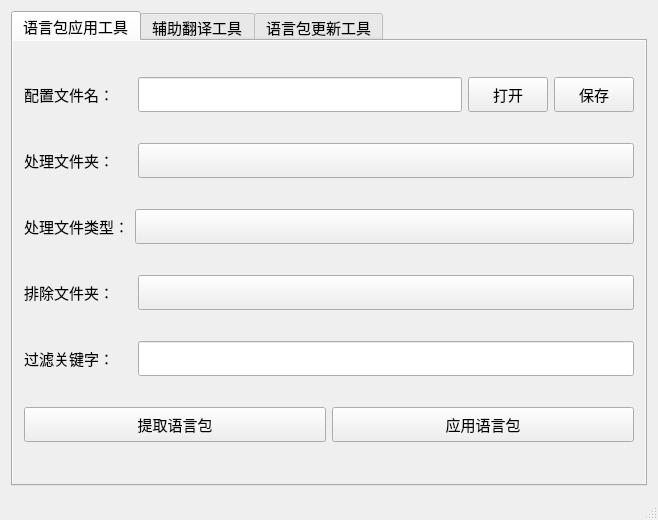
<?xml version="1.0" encoding="UTF-8"?>
<ui version="4.0">
 <class>LanguagePackToolClass</class>
 <widget class="QMainWindow" name="LanguagePackToolClass">
  <property name="geometry">
   <rect>
    <x>0</x>
    <y>0</y>
    <width>658</width>
    <height>520</height>
   </rect>
  </property>
  <property name="minimumSize">
   <size>
    <width>568</width>
    <height>445</height>
   </size>
  </property>
  <property name="font">
   <font>
    <family>Consolas</family>
    <pointsize>11</pointsize>
   </font>
  </property>
  <property name="windowTitle">
   <string>语言包工具</string>
  </property>
  <widget class="QWidget" name="centralWidget">
   <property name="sizePolicy">
    <sizepolicy hsizetype="Expanding" vsizetype="Expanding">
     <horstretch>0</horstretch>
     <verstretch>0</verstretch>
    </sizepolicy>
   </property>
   <property name="autoFillBackground">
    <bool>true</bool>
   </property>
   <layout class="QHBoxLayout" name="horizontalLayout_14">
    <item>
     <widget class="QTabWidget" name="tabWidget">
      <property name="sizePolicy">
       <sizepolicy hsizetype="Expanding" vsizetype="Expanding">
        <horstretch>0</horstretch>
        <verstretch>0</verstretch>
       </sizepolicy>
      </property>
      <property name="autoFillBackground">
       <bool>true</bool>
      </property>
      <property name="currentIndex">
       <number>0</number>
      </property>
      <widget class="QWidget" name="tab">
       <property name="sizePolicy">
        <sizepolicy hsizetype="Ignored" vsizetype="Expanding">
         <horstretch>0</horstretch>
         <verstretch>0</verstretch>
        </sizepolicy>
       </property>
       <property name="autoFillBackground">
        <bool>true</bool>
       </property>
       <attribute name="title">
        <string>语言包应用工具</string>
       </attribute>
       <layout class="QHBoxLayout" name="horizontalLayout_16">
        <item>
         <layout class="QVBoxLayout" name="verticalLayout">
          <property name="sizeConstraint">
           <enum>QLayout::SetDefaultConstraint</enum>
          </property>
          <item>
           <layout class="QHBoxLayout" name="horizontalLayout_5">
            <item>
             <widget class="QLabel" name="label">
              <property name="maximumSize">
               <size>
                <width>16777215</width>
                <height>35</height>
               </size>
              </property>
              <property name="text">
               <string>配置文件名：  </string>
              </property>
             </widget>
            </item>
            <item>
             <widget class="QLineEdit" name="lineEdit_ConfigPath">
              <property name="sizePolicy">
               <sizepolicy hsizetype="Expanding" vsizetype="Expanding">
                <horstretch>0</horstretch>
                <verstretch>0</verstretch>
               </sizepolicy>
              </property>
              <property name="maximumSize">
               <size>
                <width>16777215</width>
                <height>35</height>
               </size>
              </property>
              <property name="dragEnabled">
               <bool>false</bool>
              </property>
              <property name="readOnly">
               <bool>false</bool>
              </property>
             </widget>
            </item>
            <item>
             <widget class="QPushButton" name="btn_OpenConfig">
              <property name="sizePolicy">
               <sizepolicy hsizetype="Minimum" vsizetype="Expanding">
                <horstretch>0</horstretch>
                <verstretch>0</verstretch>
               </sizepolicy>
              </property>
              <property name="maximumSize">
               <size>
                <width>16777215</width>
                <height>35</height>
               </size>
              </property>
              <property name="text">
               <string>打开</string>
              </property>
             </widget>
            </item>
            <item>
             <widget class="QPushButton" name="btn_SaveConfig">
              <property name="sizePolicy">
               <sizepolicy hsizetype="Minimum" vsizetype="Expanding">
                <horstretch>0</horstretch>
                <verstretch>0</verstretch>
               </sizepolicy>
              </property>
              <property name="maximumSize">
               <size>
                <width>16777215</width>
                <height>35</height>
               </size>
              </property>
              <property name="text">
               <string>保存</string>
              </property>
             </widget>
            </item>
           </layout>
          </item>
          <item>
           <layout class="QHBoxLayout" name="horizontalLayout_6">
            <item>
             <widget class="QLabel" name="label_2">
              <property name="maximumSize">
               <size>
                <width>16777215</width>
                <height>35</height>
               </size>
              </property>
              <property name="text">
               <string>处理文件夹：  </string>
              </property>
             </widget>
            </item>
            <item>
             <widget class="QPushButton" name="btn_Folder">
              <property name="enabled">
               <bool>true</bool>
              </property>
              <property name="sizePolicy">
               <sizepolicy hsizetype="Expanding" vsizetype="Expanding">
                <horstretch>0</horstretch>
                <verstretch>0</verstretch>
               </sizepolicy>
              </property>
              <property name="maximumSize">
               <size>
                <width>16777215</width>
                <height>35</height>
               </size>
              </property>
              <property name="toolTip">
               <string/>
              </property>
              <property name="text">
               <string/>
              </property>
             </widget>
            </item>
           </layout>
          </item>
          <item>
           <layout class="QHBoxLayout" name="horizontalLayout_9">
            <item>
             <widget class="QLabel" name="label_3">
              <property name="maximumSize">
               <size>
                <width>16777215</width>
                <height>35</height>
               </size>
              </property>
              <property name="text">
               <string>处理文件类型：</string>
              </property>
             </widget>
            </item>
            <item>
             <widget class="QPushButton" name="btn_Type">
              <property name="sizePolicy">
               <sizepolicy hsizetype="Expanding" vsizetype="Expanding">
                <horstretch>0</horstretch>
                <verstretch>0</verstretch>
               </sizepolicy>
              </property>
              <property name="maximumSize">
               <size>
                <width>16777215</width>
                <height>35</height>
               </size>
              </property>
              <property name="text">
               <string/>
              </property>
             </widget>
            </item>
           </layout>
          </item>
          <item>
           <layout class="QHBoxLayout" name="horizontalLayout_10">
            <item>
             <widget class="QLabel" name="label_4">
              <property name="maximumSize">
               <size>
                <width>16777215</width>
                <height>35</height>
               </size>
              </property>
              <property name="text">
               <string>排除文件夹：  </string>
              </property>
             </widget>
            </item>
            <item>
             <widget class="QPushButton" name="btn_Exclude">
              <property name="sizePolicy">
               <sizepolicy hsizetype="Expanding" vsizetype="Expanding">
                <horstretch>0</horstretch>
                <verstretch>0</verstretch>
               </sizepolicy>
              </property>
              <property name="maximumSize">
               <size>
                <width>16777215</width>
                <height>35</height>
               </size>
              </property>
              <property name="text">
               <string/>
              </property>
             </widget>
            </item>
           </layout>
          </item>
          <item>
           <layout class="QHBoxLayout" name="horizontalLayout_8">
            <item>
             <widget class="QLabel" name="label_5">
              <property name="maximumSize">
               <size>
                <width>16777215</width>
                <height>35</height>
               </size>
              </property>
              <property name="text">
               <string>过滤关键字：  </string>
              </property>
             </widget>
            </item>
            <item>
             <widget class="QLineEdit" name="lineEdit_Regx">
              <property name="sizePolicy">
               <sizepolicy hsizetype="Expanding" vsizetype="Expanding">
                <horstretch>0</horstretch>
                <verstretch>0</verstretch>
               </sizepolicy>
              </property>
              <property name="maximumSize">
               <size>
                <width>16777215</width>
                <height>35</height>
               </size>
              </property>
             </widget>
            </item>
           </layout>
          </item>
          <item>
           <layout class="QHBoxLayout" name="horizontalLayout_2">
            <item>
             <widget class="QPushButton" name="btn_ExtractLanguagePack">
              <property name="sizePolicy">
               <sizepolicy hsizetype="Minimum" vsizetype="Expanding">
                <horstretch>0</horstretch>
                <verstretch>0</verstretch>
               </sizepolicy>
              </property>
              <property name="minimumSize">
               <size>
                <width>0</width>
                <height>0</height>
               </size>
              </property>
              <property name="maximumSize">
               <size>
                <width>16777215</width>
                <height>35</height>
               </size>
              </property>
              <property name="text">
               <string>提取语言包</string>
              </property>
             </widget>
            </item>
            <item>
             <widget class="QPushButton" name="btn_ApplyLanguagePack">
              <property name="sizePolicy">
               <sizepolicy hsizetype="Minimum" vsizetype="Expanding">
                <horstretch>0</horstretch>
                <verstretch>0</verstretch>
               </sizepolicy>
              </property>
              <property name="minimumSize">
               <size>
                <width>0</width>
                <height>0</height>
               </size>
              </property>
              <property name="maximumSize">
               <size>
                <width>16777215</width>
                <height>35</height>
               </size>
              </property>
              <property name="text">
               <string>应用语言包</string>
              </property>
             </widget>
            </item>
           </layout>
          </item>
         </layout>
        </item>
       </layout>
      </widget>
      <widget class="QWidget" name="tab_2">
       <property name="sizePolicy">
        <sizepolicy hsizetype="Ignored" vsizetype="Expanding">
         <horstretch>0</horstretch>
         <verstretch>0</verstretch>
        </sizepolicy>
       </property>
       <property name="autoFillBackground">
        <bool>true</bool>
       </property>
       <attribute name="title">
        <string>辅助翻译工具</string>
       </attribute>
       <layout class="QHBoxLayout" name="horizontalLayout_15">
        <item>
         <layout class="QVBoxLayout" name="verticalLayout_2" stretch="1,2,7,3,3,1,1">
          <item>
           <layout class="QHBoxLayout" name="horizontalLayout_3">
            <item>
             <widget class="QPushButton" name="btn_OpenLanguageXml">
              <property name="sizePolicy">
               <sizepolicy hsizetype="Expanding" vsizetype="Expanding">
                <horstretch>0</horstretch>
                <verstretch>0</verstretch>
               </sizepolicy>
              </property>
              <property name="maximumSize">
               <size>
                <width>16777215</width>
                <height>35</height>
               </size>
              </property>
              <property name="text">
               <string>打开语言包</string>
              </property>
             </widget>
            </item>
            <item>
             <spacer name="horizontalSpacer">
              <property name="orientation">
               <enum>Qt::Horizontal</enum>
              </property>
              <property name="sizeHint" stdset="0">
               <size>
                <width>40</width>
                <height>20</height>
               </size>
              </property>
             </spacer>
            </item>
            <item>
             <widget class="QPushButton" name="btn_SaveLanguageXml">
              <property name="sizePolicy">
               <sizepolicy hsizetype="Expanding" vsizetype="Expanding">
                <horstretch>0</horstretch>
                <verstretch>0</verstretch>
               </sizepolicy>
              </property>
              <property name="maximumSize">
               <size>
                <width>16777215</width>
                <height>35</height>
               </size>
              </property>
              <property name="text">
               <string>更新当前语言包</string>
              </property>
             </widget>
            </item>
           </layout>
          </item>
          <item>
           <layout class="QHBoxLayout" name="horizontalLayout">
            <item>
             <widget class="QLabel" name="label_13">
              <property name="maximumSize">
               <size>
                <width>16777215</width>
                <height>20</height>
               </size>
              </property>
              <property name="text">
               <string>文件：</string>
              </property>
             </widget>
            </item>
            <item>
             <widget class="QLabel" name="label_LanguageXml">
              <property name="sizePolicy">
               <sizepolicy hsizetype="Expanding" vsizetype="Expanding">
                <horstretch>0</horstretch>
                <verstretch>0</verstretch>
               </sizepolicy>
              </property>
              <property name="maximumSize">
               <size>
                <width>16777215</width>
                <height>40</height>
               </size>
              </property>
              <property name="text">
               <string/>
              </property>
              <property name="wordWrap">
               <bool>true</bool>
              </property>
             </widget>
            </item>
           </layout>
          </item>
          <item>
           <layout class="QHBoxLayout" name="horizontalLayout_13">
            <item>
             <widget class="QLabel" name="label_14">
              <property name="text">
               <string>环境：</string>
              </property>
             </widget>
            </item>
            <item>
             <widget class="QScrollArea" name="scrollArea">
              <property name="sizeAdjustPolicy">
               <enum>QAbstractScrollArea::AdjustToContents</enum>
              </property>
              <property name="widgetResizable">
               <bool>true</bool>
              </property>
              <widget class="QWidget" name="scrollAreaWidgetContents">
               <property name="geometry">
                <rect>
                 <x>0</x>
                 <y>0</y>
                 <width>559</width>
                 <height>130</height>
                </rect>
               </property>
               <layout class="QHBoxLayout" name="horizontalLayout_7">
                <item>
                 <widget class="QLabel" name="label_Env">
                  <property name="sizePolicy">
                   <sizepolicy hsizetype="Expanding" vsizetype="Expanding">
                    <horstretch>0</horstretch>
                    <verstretch>0</verstretch>
                   </sizepolicy>
                  </property>
                  <property name="text">
                   <string/>
                  </property>
                  <property name="alignment">
                   <set>Qt::AlignLeading|Qt::AlignLeft|Qt::AlignVCenter</set>
                  </property>
                  <property name="wordWrap">
                   <bool>true</bool>
                  </property>
                 </widget>
                </item>
               </layout>
              </widget>
             </widget>
            </item>
           </layout>
          </item>
          <item>
           <layout class="QHBoxLayout" name="horizontalLayout_12">
            <item>
             <widget class="QLabel" name="label_15">
              <property name="sizePolicy">
               <sizepolicy hsizetype="Preferred" vsizetype="Expanding">
                <horstretch>0</horstretch>
                <verstretch>0</verstretch>
               </sizepolicy>
              </property>
              <property name="maximumSize">
               <size>
                <width>16777215</width>
                <height>35</height>
               </size>
              </property>
              <property name="text">
               <string>原文：</string>
              </property>
             </widget>
            </item>
            <item>
             <widget class="QTextEdit" name="textEdit_Chinese">
              <property name="readOnly">
               <bool>true</bool>
              </property>
              <property name="html">
               <string notr="true">&lt;!DOCTYPE HTML PUBLIC &quot;-//W3C//DTD HTML 4.0//EN&quot; &quot;http://www.w3.org/TR/REC-html40/strict.dtd&quot;&gt;
&lt;html&gt;&lt;head&gt;&lt;meta name=&quot;qrichtext&quot; content=&quot;1&quot; /&gt;&lt;style type=&quot;text/css&quot;&gt;
p, li { white-space: pre-wrap; }
&lt;/style&gt;&lt;/head&gt;&lt;body style=&quot; font-family:'Consolas'; font-size:11pt; font-weight:400; font-style:normal;&quot;&gt;
&lt;p style=&quot;-qt-paragraph-type:empty; margin-top:0px; margin-bottom:0px; margin-left:0px; margin-right:0px; -qt-block-indent:0; text-indent:0px;&quot;&gt;&lt;br /&gt;&lt;/p&gt;&lt;/body&gt;&lt;/html&gt;</string>
              </property>
              <property name="acceptRichText">
               <bool>false</bool>
              </property>
              <property name="placeholderText">
               <string/>
              </property>
             </widget>
            </item>
            <item>
             <widget class="QPushButton" name="btn_ChineseSelect">
              <property name="sizePolicy">
               <sizepolicy hsizetype="Fixed" vsizetype="Expanding">
                <horstretch>0</horstretch>
                <verstretch>0</verstretch>
               </sizepolicy>
              </property>
              <property name="maximumSize">
               <size>
                <width>16777215</width>
                <height>35</height>
               </size>
              </property>
              <property name="text">
               <string>打开列表</string>
              </property>
              <property name="autoDefault">
               <bool>true</bool>
              </property>
             </widget>
            </item>
           </layout>
          </item>
          <item>
           <layout class="QHBoxLayout" name="horizontalLayout_11">
            <item>
             <widget class="QLabel" name="label_16">
              <property name="sizePolicy">
               <sizepolicy hsizetype="Preferred" vsizetype="Expanding">
                <horstretch>0</horstretch>
                <verstretch>0</verstretch>
               </sizepolicy>
              </property>
              <property name="maximumSize">
               <size>
                <width>16777215</width>
                <height>35</height>
               </size>
              </property>
              <property name="text">
               <string>译文：</string>
              </property>
             </widget>
            </item>
            <item>
             <widget class="QTextEdit" name="textEdit_Translate">
              <property name="statusTip">
               <string/>
              </property>
              <property name="html">
               <string>&lt;!DOCTYPE HTML PUBLIC &quot;-//W3C//DTD HTML 4.0//EN&quot; &quot;http://www.w3.org/TR/REC-html40/strict.dtd&quot;&gt;
&lt;html&gt;&lt;head&gt;&lt;meta name=&quot;qrichtext&quot; content=&quot;1&quot; /&gt;&lt;style type=&quot;text/css&quot;&gt;
p, li { white-space: pre-wrap; }
&lt;/style&gt;&lt;/head&gt;&lt;body style=&quot; font-family:'Consolas'; font-size:11pt; font-weight:400; font-style:normal;&quot;&gt;
&lt;p style=&quot;-qt-paragraph-type:empty; margin-top:0px; margin-bottom:0px; margin-left:0px; margin-right:0px; -qt-block-indent:0; text-indent:0px;&quot;&gt;&lt;br /&gt;&lt;/p&gt;&lt;/body&gt;&lt;/html&gt;</string>
              </property>
              <property name="acceptRichText">
               <bool>false</bool>
              </property>
              <property name="placeholderText">
               <string/>
              </property>
             </widget>
            </item>
           </layout>
          </item>
          <item>
           <widget class="QLabel" name="label_RecordHit">
            <property name="sizePolicy">
             <sizepolicy hsizetype="Preferred" vsizetype="Expanding">
              <horstretch>0</horstretch>
              <verstretch>0</verstretch>
             </sizepolicy>
            </property>
            <property name="maximumSize">
             <size>
              <width>16777215</width>
              <height>20</height>
             </size>
            </property>
            <property name="text">
             <string/>
            </property>
           </widget>
          </item>
          <item>
           <layout class="QHBoxLayout" name="horizontalLayout_4">
            <item>
             <widget class="QPushButton" name="btn_Last">
              <property name="sizePolicy">
               <sizepolicy hsizetype="Expanding" vsizetype="Expanding">
                <horstretch>0</horstretch>
                <verstretch>0</verstretch>
               </sizepolicy>
              </property>
              <property name="maximumSize">
               <size>
                <width>16777215</width>
                <height>35</height>
               </size>
              </property>
              <property name="text">
               <string>上一处</string>
              </property>
             </widget>
            </item>
            <item>
             <widget class="QPushButton" name="btn_Next">
              <property name="sizePolicy">
               <sizepolicy hsizetype="Expanding" vsizetype="Expanding">
                <horstretch>0</horstretch>
                <verstretch>0</verstretch>
               </sizepolicy>
              </property>
              <property name="maximumSize">
               <size>
                <width>16777215</width>
                <height>35</height>
               </size>
              </property>
              <property name="text">
               <string>下一处</string>
              </property>
             </widget>
            </item>
            <item>
             <spacer name="horizontalSpacer_2">
              <property name="orientation">
               <enum>Qt::Horizontal</enum>
              </property>
              <property name="sizeHint" stdset="0">
               <size>
                <width>40</width>
                <height>20</height>
               </size>
              </property>
             </spacer>
            </item>
            <item>
             <widget class="QPushButton" name="btn_NextUnfinished">
              <property name="sizePolicy">
               <sizepolicy hsizetype="Expanding" vsizetype="Expanding">
                <horstretch>0</horstretch>
                <verstretch>0</verstretch>
               </sizepolicy>
              </property>
              <property name="maximumSize">
               <size>
                <width>16777215</width>
                <height>35</height>
               </size>
              </property>
              <property name="text">
               <string>下一处未填写</string>
              </property>
             </widget>
            </item>
           </layout>
          </item>
         </layout>
        </item>
       </layout>
      </widget>
      <widget class="QWidget" name="tab_3">
       <property name="autoFillBackground">
        <bool>true</bool>
       </property>
       <attribute name="title">
        <string>语言包更新工具</string>
       </attribute>
       <layout class="QVBoxLayout" name="verticalLayout_5">
        <item>
         <layout class="QVBoxLayout" name="verticalLayout_4" stretch="1,3,1">
          <item>
           <spacer name="verticalSpacer">
            <property name="orientation">
             <enum>Qt::Vertical</enum>
            </property>
            <property name="sizeHint" stdset="0">
             <size>
              <width>20</width>
              <height>40</height>
             </size>
            </property>
           </spacer>
          </item>
          <item>
           <layout class="QHBoxLayout" name="horizontalLayout_20" stretch="0,1,0">
            <item>
             <spacer name="horizontalSpacer_6">
              <property name="orientation">
               <enum>Qt::Horizontal</enum>
              </property>
              <property name="sizeHint" stdset="0">
               <size>
                <width>40</width>
                <height>20</height>
               </size>
              </property>
             </spacer>
            </item>
            <item>
             <layout class="QVBoxLayout" name="verticalLayout_3" stretch="2,1,2,1,2">
              <item>
               <layout class="QHBoxLayout" name="horizontalLayout_17" stretch="0,0,0">
                <item>
                 <widget class="QLabel" name="label_6">
                  <property name="maximumSize">
                   <size>
                    <width>16777215</width>
                    <height>35</height>
                   </size>
                  </property>
                  <property name="text">
                   <string>已有语言包：  </string>
                  </property>
                 </widget>
                </item>
                <item>
                 <widget class="QLineEdit" name="lineEdit_OldLanguagePack">
                  <property name="enabled">
                   <bool>true</bool>
                  </property>
                  <property name="sizePolicy">
                   <sizepolicy hsizetype="Expanding" vsizetype="Expanding">
                    <horstretch>0</horstretch>
                    <verstretch>0</verstretch>
                   </sizepolicy>
                  </property>
                  <property name="maximumSize">
                   <size>
                    <width>16777215</width>
                    <height>35</height>
                   </size>
                  </property>
                  <property name="dragEnabled">
                   <bool>false</bool>
                  </property>
                  <property name="readOnly">
                   <bool>true</bool>
                  </property>
                 </widget>
                </item>
                <item>
                 <widget class="QPushButton" name="btn_OpenOldLan">
                  <property name="sizePolicy">
                   <sizepolicy hsizetype="Minimum" vsizetype="Expanding">
                    <horstretch>0</horstretch>
                    <verstretch>0</verstretch>
                   </sizepolicy>
                  </property>
                  <property name="maximumSize">
                   <size>
                    <width>16777215</width>
                    <height>35</height>
                   </size>
                  </property>
                  <property name="text">
                   <string>打开</string>
                  </property>
                 </widget>
                </item>
               </layout>
              </item>
              <item>
               <spacer name="verticalSpacer_3">
                <property name="orientation">
                 <enum>Qt::Vertical</enum>
                </property>
                <property name="sizeHint" stdset="0">
                 <size>
                  <width>20</width>
                  <height>40</height>
                 </size>
                </property>
               </spacer>
              </item>
              <item>
               <layout class="QHBoxLayout" name="horizontalLayout_18" stretch="0,0,0">
                <item>
                 <widget class="QLabel" name="label_7">
                  <property name="maximumSize">
                   <size>
                    <width>16777215</width>
                    <height>35</height>
                   </size>
                  </property>
                  <property name="text">
                   <string>待更新语言包：</string>
                  </property>
                 </widget>
                </item>
                <item>
                 <widget class="QLineEdit" name="lineEdit_NewLanguagePack">
                  <property name="enabled">
                   <bool>true</bool>
                  </property>
                  <property name="sizePolicy">
                   <sizepolicy hsizetype="Expanding" vsizetype="Expanding">
                    <horstretch>0</horstretch>
                    <verstretch>0</verstretch>
                   </sizepolicy>
                  </property>
                  <property name="maximumSize">
                   <size>
                    <width>16777215</width>
                    <height>35</height>
                   </size>
                  </property>
                  <property name="dragEnabled">
                   <bool>false</bool>
                  </property>
                  <property name="readOnly">
                   <bool>true</bool>
                  </property>
                 </widget>
                </item>
                <item>
                 <widget class="QPushButton" name="btn_OpenNewLan">
                  <property name="sizePolicy">
                   <sizepolicy hsizetype="Minimum" vsizetype="Expanding">
                    <horstretch>0</horstretch>
                    <verstretch>0</verstretch>
                   </sizepolicy>
                  </property>
                  <property name="maximumSize">
                   <size>
                    <width>16777215</width>
                    <height>35</height>
                   </size>
                  </property>
                  <property name="text">
                   <string>打开</string>
                  </property>
                 </widget>
                </item>
               </layout>
              </item>
              <item>
               <spacer name="verticalSpacer_4">
                <property name="orientation">
                 <enum>Qt::Vertical</enum>
                </property>
                <property name="sizeHint" stdset="0">
                 <size>
                  <width>20</width>
                  <height>40</height>
                 </size>
                </property>
               </spacer>
              </item>
              <item>
               <layout class="QHBoxLayout" name="horizontalLayout_19" stretch="1,1,1">
                <item>
                 <spacer name="horizontalSpacer_3">
                  <property name="orientation">
                   <enum>Qt::Horizontal</enum>
                  </property>
                  <property name="sizeHint" stdset="0">
                   <size>
                    <width>40</width>
                    <height>20</height>
                   </size>
                  </property>
                 </spacer>
                </item>
                <item>
                 <widget class="QPushButton" name="btn_UpdateLanguagePack">
                  <property name="sizePolicy">
                   <sizepolicy hsizetype="Minimum" vsizetype="Expanding">
                    <horstretch>0</horstretch>
                    <verstretch>0</verstretch>
                   </sizepolicy>
                  </property>
                  <property name="maximumSize">
                   <size>
                    <width>16777215</width>
                    <height>35</height>
                   </size>
                  </property>
                  <property name="text">
                   <string>更新语言包</string>
                  </property>
                 </widget>
                </item>
                <item>
                 <spacer name="horizontalSpacer_4">
                  <property name="orientation">
                   <enum>Qt::Horizontal</enum>
                  </property>
                  <property name="sizeHint" stdset="0">
                   <size>
                    <width>40</width>
                    <height>20</height>
                   </size>
                  </property>
                 </spacer>
                </item>
               </layout>
              </item>
             </layout>
            </item>
            <item>
             <spacer name="horizontalSpacer_5">
              <property name="orientation">
               <enum>Qt::Horizontal</enum>
              </property>
              <property name="sizeHint" stdset="0">
               <size>
                <width>40</width>
                <height>20</height>
               </size>
              </property>
             </spacer>
            </item>
           </layout>
          </item>
          <item>
           <spacer name="verticalSpacer_2">
            <property name="orientation">
             <enum>Qt::Vertical</enum>
            </property>
            <property name="sizeHint" stdset="0">
             <size>
              <width>20</width>
              <height>40</height>
             </size>
            </property>
           </spacer>
          </item>
         </layout>
        </item>
       </layout>
      </widget>
     </widget>
    </item>
   </layout>
  </widget>
  <widget class="QStatusBar" name="statusBar">
   <property name="autoFillBackground">
    <bool>true</bool>
   </property>
  </widget>
 </widget>
 <layoutdefault spacing="6" margin="11"/>
 <resources>
  <include location="languagepacktool.qrc"/>
 </resources>
 <connections/>
 <slots>
  <slot>on_btn_OpenConfig_clicked()</slot>
  <slot>on_btn_SaveConfig_clicked()</slot>
  <slot>on_btn_Folder_clicked()</slot>
  <slot>on_btn_Type_clicked()</slot>
  <slot>on_btn_Exclude_clicked()</slot>
  <slot>on_btn_OpenLanguageXml_clicked()</slot>
  <slot>on_btn_SaveLanguageXml_clicked()</slot>
  <slot>on_btn_ExtractLanguagePack_clicked()</slot>
  <slot>on_btn_ApplyLanguagePack_clicked()</slot>
  <slot>on_btn_ChineseSelect_clicked()</slot>
  <slot>on_btn_Next_clicked()</slot>
  <slot>on_btn_NextUnfinished_clicked()</slot>
 </slots>
</ui>
